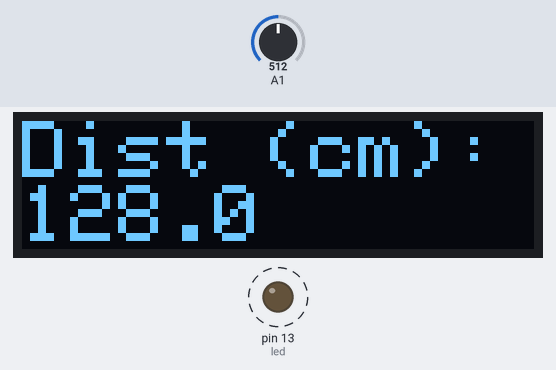
Bench run of a sketch on a simulated Arduino Uno, built with avr-gcc and run on an emulated ATmega328P. On the bench: 128×32 one-colour display, output pins drawn as LEDs (lit = HIGH). Dashed ring = blinking. Inputs (shaded band) come from the test bench; at power-on: A1 = 512. Storage starts empty; what the sketch prints to the serial monitor is not drawn.

Above: at 2.2 s.
2.3 s: A1 set to 716
At 3.7 s:
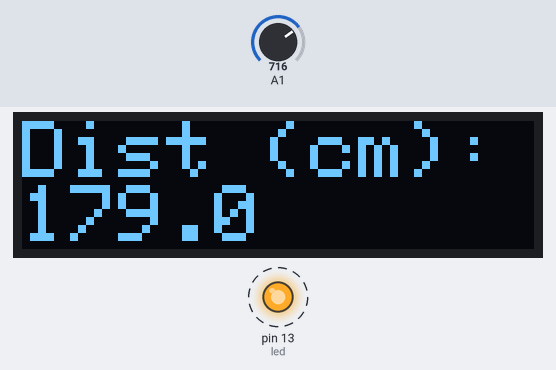
4.6 s: A1 set to 900
At 6.0 s:
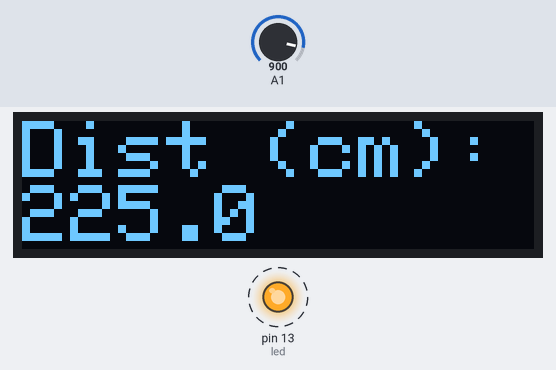
6.6 s: A1 set to 1023
At 8.0 s:
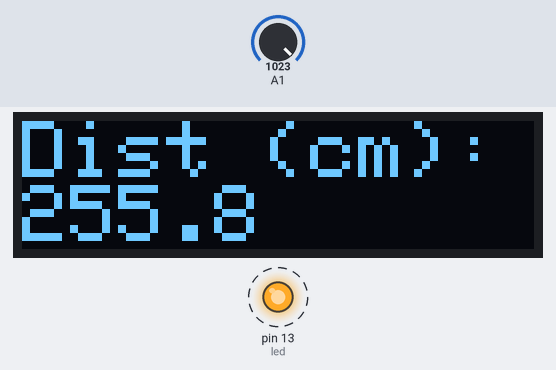
Timing chart, 0 to 14.7 s (numbered marks = the images above; inputs shaded):
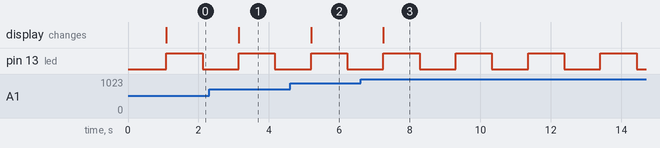

The sketch:

OWL_ESP32_Education.ino
```cpp
#include <Adafruit_GFX.h>
#include <Adafruit_SSD1306.h>
#include <SdFat.h>
#include <Wire.h>
#include <SPI.h>

//------------------SD SPI Configuration Details--------------------------------
const int SD_CHIP_SELECT = 10; // Pin 10
SdFat sd;

//------------------Display Configuration----------------------------------------
Adafruit_SSD1306 display(128, 32, &Wire); // Declare at global scope

//------------------LED Setup---------------------------------------------------
int led = 13; // Using onboard LED for Arduino
bool led_state = HIGH; // Starting state

//------------------Maxbotix Sensor---------------------------------------------
float distance_unconverted; // Raw analog read
float range_cm;

unsigned long real_time;
char data[120];

void setup() {
  pinMode(led, OUTPUT);

  Serial.begin(9600);
  Serial.println("Open Water Level - Fast Update Mode");

  // Initialize SD card
  if (!sd.begin(SD_CHIP_SELECT)) {
    Serial.println("SD card initialization failed!");
  } else {
    Serial.println("SD card initialized.");
  }

  // Initialize display
  if (!display.begin(SSD1306_SWITCHCAPVCC, 0x3C)) {
    Serial.println("SSD1306 initialization failed!");
    while (true); // Halt if the display initialization fails
  }
  // Rotate display 180 degrees
  display.setRotation(2);

  // Show startup screen
  display.clearDisplay();
  display.setTextSize(2);
  display.setTextColor(SSD1306_WHITE);
  display.setCursor(0, 0);
  display.println("SEAS the");
  display.println("  day!");
  display.display(); // Show splash screen
  delay(1000); // Wait for the user to see it

  display.clearDisplay(); // Clear display for new data
}

void loop() {
  // Read sensor
  distance_unconverted = analogRead(A1);
  range_cm = distance_unconverted * 0.25;

  // Get current time in seconds
  real_time = millis() / 1000;

  // Save to SD
  snprintf(data, sizeof(data), "%lu,%.5f", real_time, range_cm);
  File dataFile = sd.open("distance.csv", FILE_WRITE);
  if (dataFile) {
    dataFile.println(data);
    dataFile.close();
    Serial.println("Data saved to SD:");
    Serial.println(data);
  } else {
    Serial.println("Error opening distance.csv");
  }

  // Update OLED display
  display.clearDisplay();
  display.setTextSize(2);
  display.setTextColor(SSD1306_WHITE);
  display.setCursor(0, 0);
  display.println("Dist (cm):");
  display.println(range_cm, 1); // 1 decimal place
  display.display();

  // Optional: blink LED to show activity
  digitalWrite(led, led_state);
  led_state = !led_state;

  // Wait 1 second before next read
  delay(1000);
}
```

Measured:
- after the input at 2.3 s, the display: changes after 0.84 s (image 1)
- after the input at 4.6 s, the display: changes after 0.60 s (image 2)
- after the input at 6.6 s, the display: changes after 0.65 s (image 3)
- by itself, pin 13 (led): alternates HIGH for 1.0 s and LOW for 1.0 s
